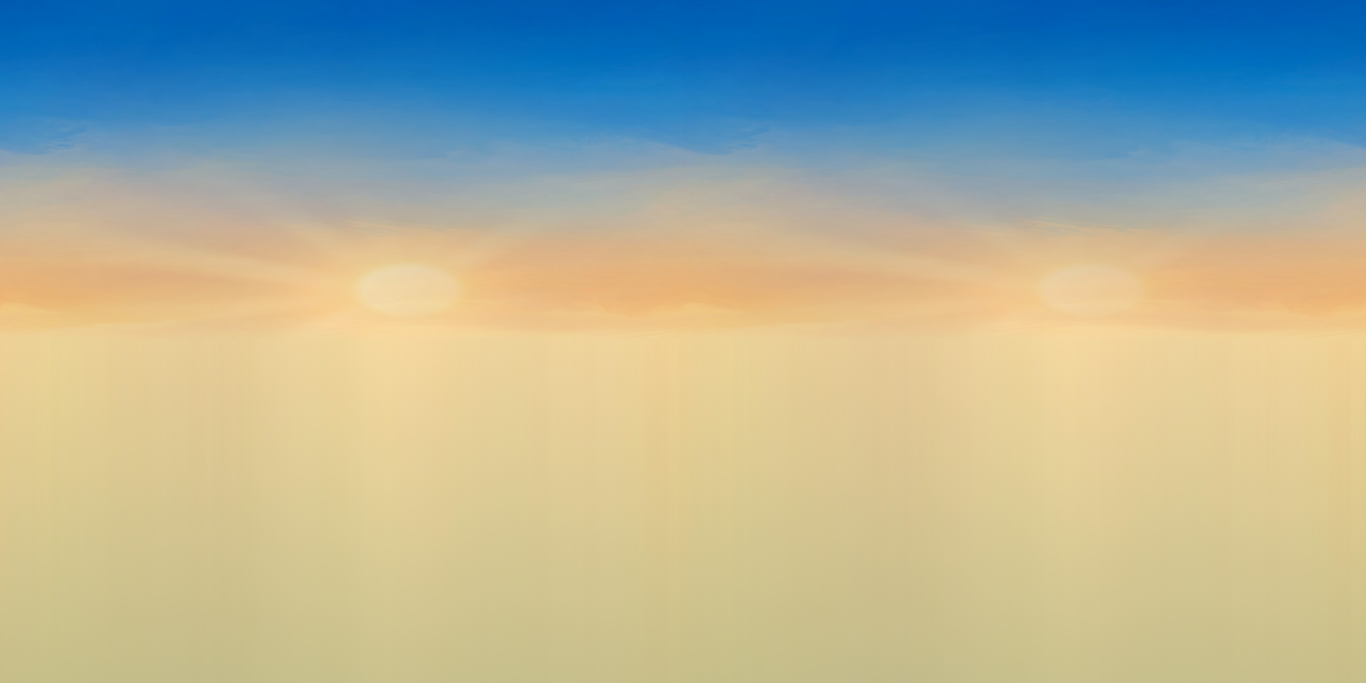
#> input picture art-src/ui_raw/sky_warm.jpg, 4096 x 2048 px, found by its file name (shown at 1/3 size)
$ python cool_sky.py
#> lines starting #> are read from the running program, lines starting #| are printed output that depends on the picture
"""Shifts the warm horizon of assets/env/sky.jpg toward blue (keeps a little of the sun glow). usage: PYTHONSAFEPATH=1 python3 art-src/cool_sky.py (from art-src/ui_raw/sky_warm.jpg)"""
import numpy as np
from PIL import Image
a = np.asarray(Image.open('art-src/ui_raw/sky_warm.jpg').convert('RGB')).astype(np.float32)
H = a.shape[0]
#> H = 2048
y = np.arange(H)[:, None, None] / (H / 2)           # 0 top .. 1 horizon .. 2 bottom
#> y = 2048 values from 0 to 2
w = (0.55 + 0.3 * np.clip(y, 0, 1)) * (y <= 1.0) + 0.85 * (y > 1.0)
top = np.array([70, 140, 232], np.float32)
horizon = np.array([176, 212, 247], np.float32)
t = np.clip(y, 0, 1)
#> t = 2048 values from 0 to 1
blue = top * (1 - t) + horizon * t
out = a * (1 - w) + blue * w
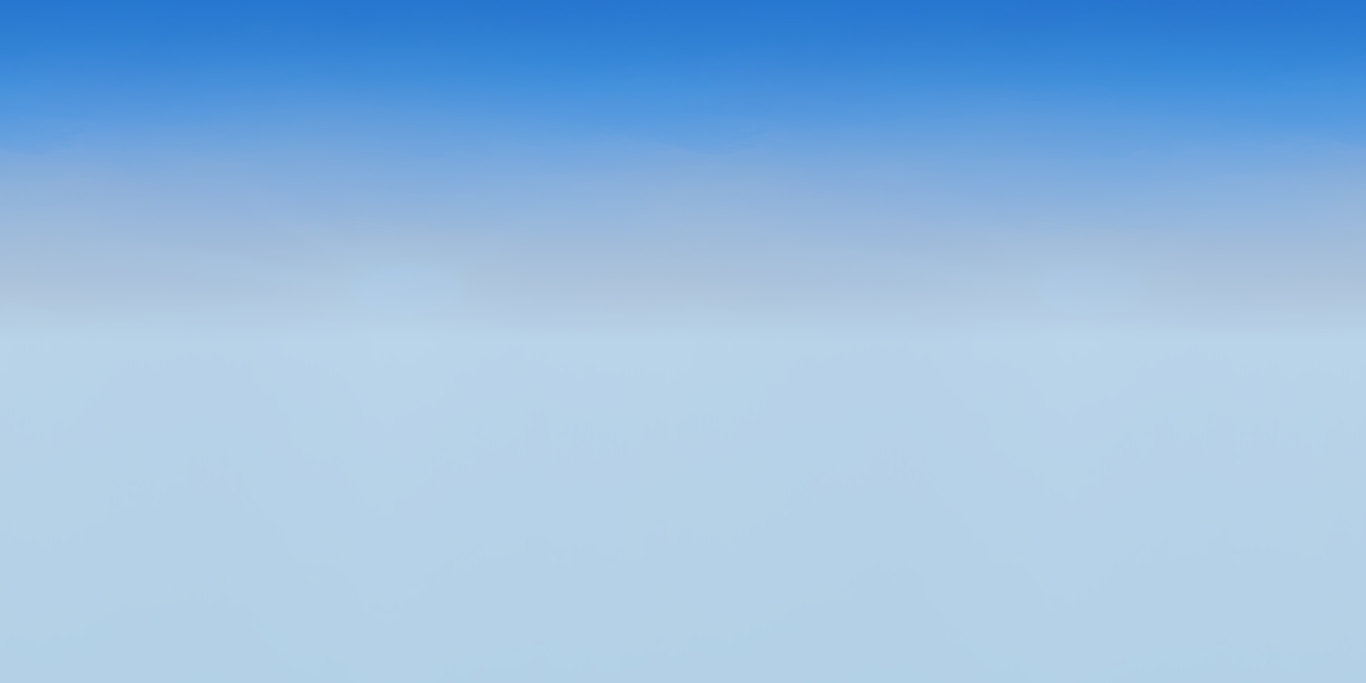
#> out: shape (2048, 4096, 3) float64 (shown at 1/3 size); mean R, G, B 150.6, 189.2, 225.8
out = np.where(y > 1.0, a * 0.55 + np.array([150, 175, 135], np.float32)[None, None] * 0.45, out)
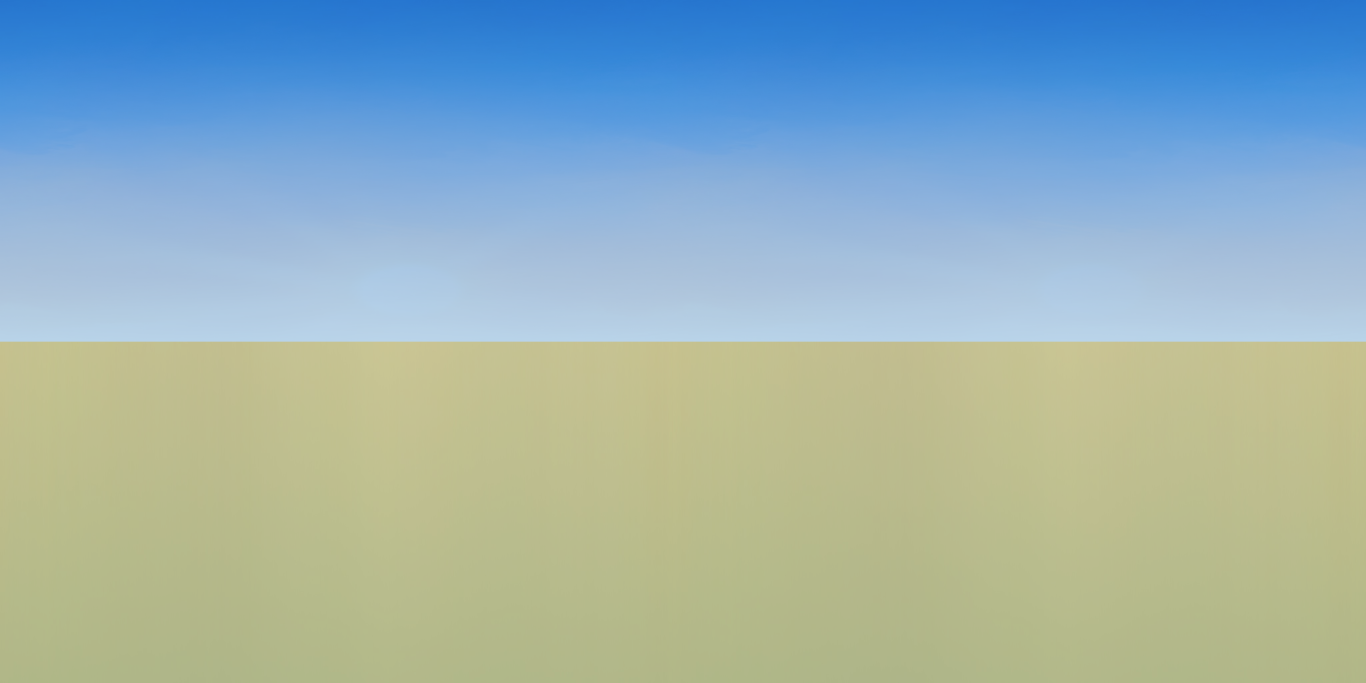
#> out: shape (2048, 4096, 3) float64 (shown at 1/3 size); mean R, G, B 153, 178.5, 180.5
Image.fromarray(np.clip(out, 0, 255).astype(np.uint8)).save('assets/env/sky.jpg', quality=90)
